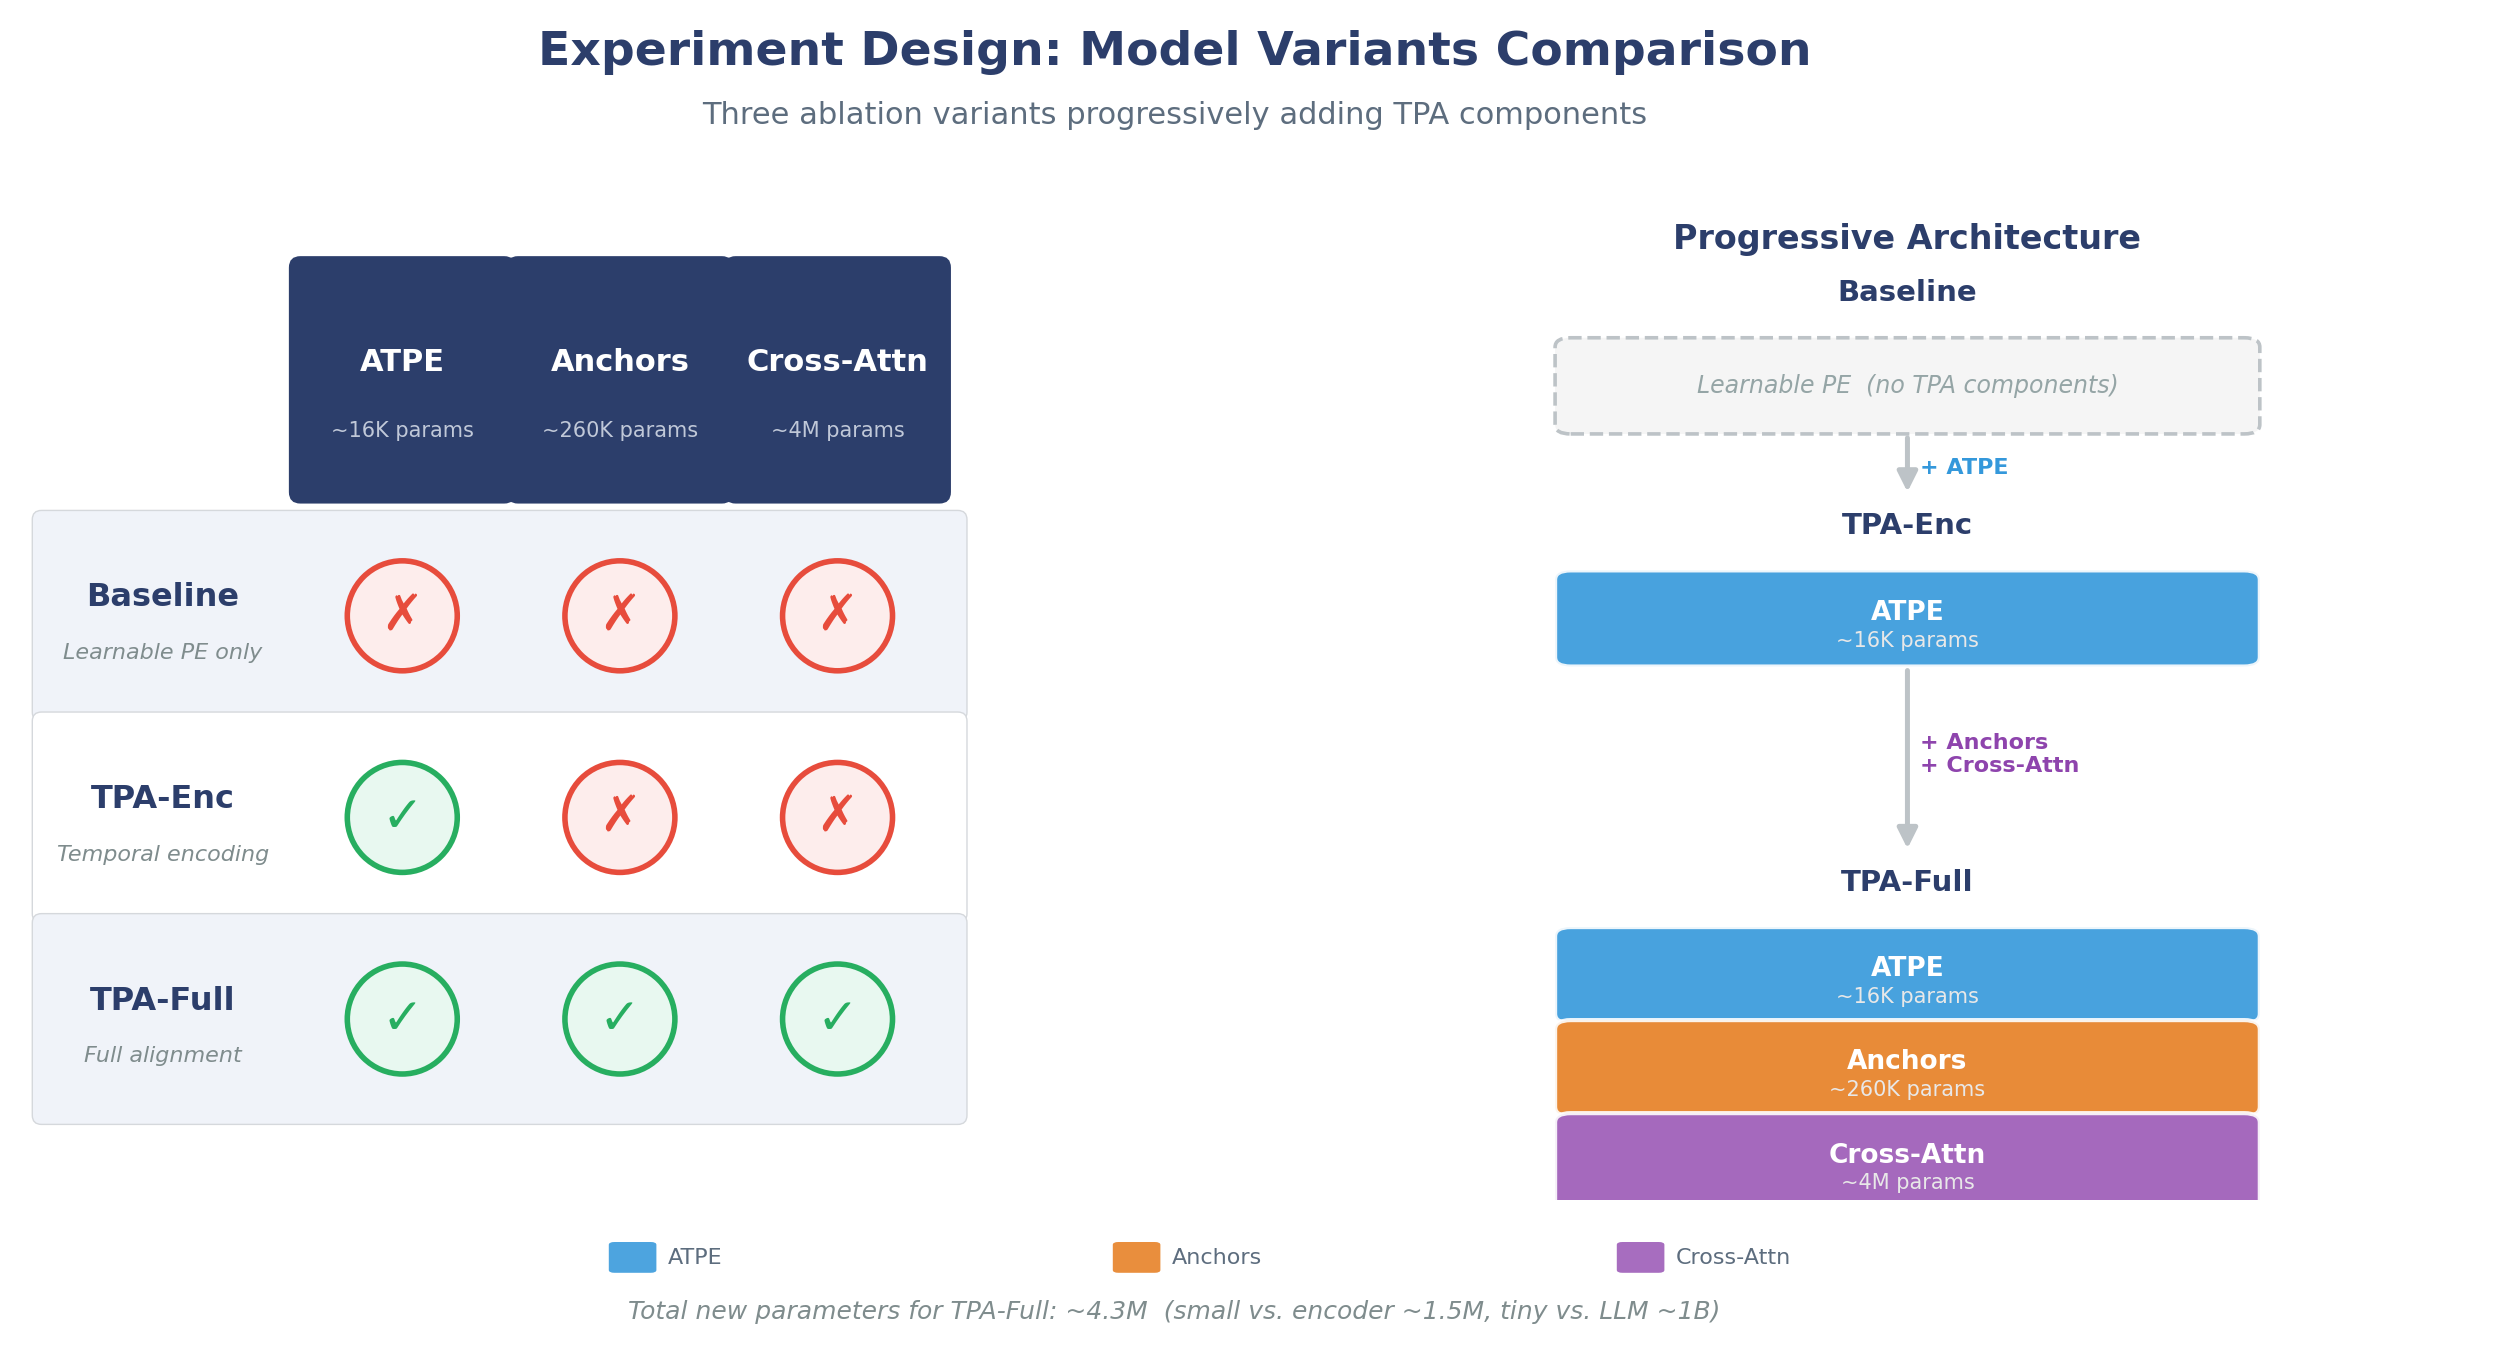

Generate this figure with Python:
"""
Figure 007: Experiment Design — Model Variants Comparison
Shows which components are active in each of the three model variants
as a clean grid/matrix with checkmarks and X marks, plus a progressive
building-blocks sidebar.
"""

import matplotlib.pyplot as plt
import matplotlib.patches as mpatches
from matplotlib.patches import FancyBboxPatch
import numpy as np

# ---------------------------------------------------------------------------
# Data
# ---------------------------------------------------------------------------
variants = ["Baseline", "TPA-Enc", "TPA-Full"]
components = ["ATPE", "Anchors", "Cross-Attn"]

# True = component active
matrix = np.array([
    [False, False, False],  # Baseline
    [True,  False, False],  # TPA-Enc
    [True,  True,  True],   # TPA-Full
])

variant_descriptions = [
    "Learnable PE only",
    "Temporal encoding",
    "Full alignment",
]

param_costs = ["~16K params", "~260K params", "~4M params"]

# ---------------------------------------------------------------------------
# Colors
# ---------------------------------------------------------------------------
BG        = "#FFFFFF"
HEADER_BG = "#2C3E6B"
HEADER_FG = "#FFFFFF"
ROW_EVEN  = "#F0F3F9"
ROW_ODD   = "#FFFFFF"
CHECK_CLR = "#27AE60"
CROSS_CLR = "#E74C3C"
BORDER    = "#D5D8DC"
ACCENT    = "#2C3E6B"

# Progressive block colors
BLOCK_COLORS = ["#3498DB", "#E67E22", "#9B59B6"]  # blue, orange, purple

# ---------------------------------------------------------------------------
# Figure setup
# ---------------------------------------------------------------------------
fig = plt.figure(figsize=(14, 7), facecolor=BG)

# Two areas: left = matrix grid, right = building blocks
gs = fig.add_gridspec(1, 2, width_ratios=[1.1, 1], wspace=0.15,
                      left=0.03, right=0.97, top=0.84, bottom=0.12)

ax_grid = fig.add_subplot(gs[0, 0])
ax_blocks = fig.add_subplot(gs[0, 1])

# Title
fig.text(0.50, 0.94, "Experiment Design: Model Variants Comparison",
         fontsize=17, fontweight="bold", ha="center", va="center",
         color=ACCENT, fontfamily="sans-serif")
fig.text(0.50, 0.895, "Three ablation variants progressively adding TPA components",
         fontsize=11, ha="center", va="center", color="#5D6D7E",
         fontfamily="sans-serif")

# =========================================================================
# LEFT PANEL — Matrix / Grid
# =========================================================================
ax = ax_grid
ax.set_xlim(-0.1, 4.0)
ax.set_ylim(-0.1, 4.3)
ax.axis("off")
ax.set_aspect("equal")

cell_w = 0.95
cell_h = 0.88
x_start = 1.05
y_start = 0.25

# Column headers
for j, comp in enumerate(components):
    cx = x_start + j * cell_w + cell_w / 2
    cy = y_start + 3 * cell_h + cell_h / 2 + 0.15
    rect = FancyBboxPatch((x_start + j * cell_w + 0.03, y_start + 3 * cell_h + 0.10),
                          cell_w - 0.06, cell_h + 0.10,
                          boxstyle="round,pad=0.05", facecolor=HEADER_BG,
                          edgecolor="none")
    ax.add_patch(rect)
    ax.text(cx, cy + 0.08, comp, ha="center", va="center",
            fontsize=11, fontweight="bold", color=HEADER_FG, fontfamily="sans-serif")
    ax.text(cx, cy - 0.22, param_costs[j], ha="center", va="center",
            fontsize=7.5, color="#C0C8D8", fontfamily="sans-serif")

# Row headers + cells
for i, var in enumerate(variants):
    row_y = y_start + (2 - i) * cell_h
    row_color = ROW_EVEN if i % 2 == 0 else ROW_ODD

    # Row background
    row_rect = FancyBboxPatch((-0.05, row_y + 0.02),
                              x_start + 3 * cell_w + 0.10, cell_h - 0.04,
                              boxstyle="round,pad=0.04", facecolor=row_color,
                              edgecolor=BORDER, linewidth=0.5)
    ax.add_patch(row_rect)

    # Variant label
    ax.text(0.48, row_y + cell_h / 2 + 0.08, var, ha="center", va="center",
            fontsize=11.5, fontweight="bold", color=ACCENT, fontfamily="sans-serif")
    ax.text(0.48, row_y + cell_h / 2 - 0.16, variant_descriptions[i],
            ha="center", va="center", fontsize=8, color="#7F8C8D",
            fontfamily="sans-serif", style="italic")

    for j in range(3):
        cx = x_start + j * cell_w + cell_w / 2
        cy = row_y + cell_h / 2

        if matrix[i, j]:
            circle = plt.Circle((cx, cy), 0.24, facecolor="#E8F8F0",
                                edgecolor=CHECK_CLR, linewidth=2)
            ax.add_patch(circle)
            ax.text(cx, cy, "\u2713", ha="center", va="center",
                    fontsize=18, fontweight="bold", color=CHECK_CLR,
                    fontfamily="sans-serif")
        else:
            circle = plt.Circle((cx, cy), 0.24, facecolor="#FDEDEC",
                                edgecolor=CROSS_CLR, linewidth=2)
            ax.add_patch(circle)
            ax.text(cx, cy, "\u2717", ha="center", va="center",
                    fontsize=18, fontweight="bold", color=CROSS_CLR,
                    fontfamily="sans-serif")

# =========================================================================
# RIGHT PANEL — Progressive Building Blocks
# =========================================================================
ax2 = ax_blocks
ax2.set_xlim(-0.5, 4.0)
ax2.set_ylim(-1.0, 5.5)
ax2.axis("off")

ax2.text(1.75, 5.2, "Progressive Architecture", ha="center", va="center",
         fontsize=12, fontweight="bold", color=ACCENT, fontfamily="sans-serif")

block_h = 0.50
block_w = 2.6
gap = 0.10
base_x = 0.45

# Three variant groups positioned from top to bottom
# Baseline at top, TPA-Enc in middle, TPA-Full at bottom
group_tops = [4.5, 3.0, 0.7]

for vi, (var, desc) in enumerate(zip(variants, variant_descriptions)):
    top_y = group_tops[vi]
    active = [j for j in range(3) if matrix[vi, j]]
    n_blocks = max(len(active), 1)

    # Variant label above the group
    ax2.text(base_x + block_w / 2, top_y + 0.35, var,
             ha="center", va="center", fontsize=10.5, fontweight="bold",
             color=ACCENT, fontfamily="sans-serif")

    if not active:
        # Baseline — dashed empty box
        rect = FancyBboxPatch((base_x, top_y - block_h), block_w, block_h,
                              boxstyle="round,pad=0.06", facecolor="#F5F5F5",
                              edgecolor="#BDC3C7", linewidth=1.3, linestyle="--")
        ax2.add_patch(rect)
        ax2.text(base_x + block_w / 2, top_y - block_h / 2,
                 "Learnable PE  (no TPA components)", ha="center", va="center",
                 fontsize=8.5, color="#95A5A6", fontfamily="sans-serif",
                 style="italic")
        group_bottom = top_y - block_h
    else:
        for k, j in enumerate(active):
            by = top_y - (k + 1) * (block_h + gap) + gap
            rect = FancyBboxPatch((base_x, by), block_w, block_h,
                                  boxstyle="round,pad=0.06",
                                  facecolor=BLOCK_COLORS[j],
                                  edgecolor="white", linewidth=1.5, alpha=0.90)
            ax2.add_patch(rect)
            ax2.text(base_x + block_w / 2, by + block_h / 2 + 0.04,
                     components[j], ha="center", va="center",
                     fontsize=9.5, fontweight="bold", color="white",
                     fontfamily="sans-serif")
            ax2.text(base_x + block_w / 2, by + block_h / 2 - 0.14,
                     param_costs[j], ha="center", va="center",
                     fontsize=7.5, color="#E8E8E8", fontfamily="sans-serif")
        group_bottom = by

    # Store bottom for arrow drawing
    if vi == 0:
        g0_bottom = group_bottom
    elif vi == 1:
        g1_bottom = group_bottom

# Arrows between groups
arrow_x = base_x + block_w / 2
# Baseline → TPA-Enc
ax2.annotate("", xy=(arrow_x, group_tops[1] + 0.35 + 0.18),
             xytext=(arrow_x, g0_bottom - 0.05),
             arrowprops=dict(arrowstyle="-|>", color="#BDC3C7",
                             lw=1.8, mutation_scale=15))
ax2.text(arrow_x + 0.05, (g0_bottom + group_tops[1] + 0.35) / 2 + 0.05,
         "+ ATPE", ha="left", va="center", fontsize=8, fontweight="bold",
         color="#3498DB", fontfamily="sans-serif")

# TPA-Enc → TPA-Full
ax2.annotate("", xy=(arrow_x, group_tops[2] + 0.35 + 0.18),
             xytext=(arrow_x, g1_bottom - 0.05),
             arrowprops=dict(arrowstyle="-|>", color="#BDC3C7",
                             lw=1.8, mutation_scale=15))
ax2.text(arrow_x + 0.05, (g1_bottom + group_tops[2] + 0.35) / 2 + 0.10,
         "+ Anchors\n+ Cross-Attn", ha="left", va="center", fontsize=8,
         fontweight="bold", color="#8E44AD", fontfamily="sans-serif")

# Bottom note
fig.text(0.50, 0.04,
         "Total new parameters for TPA-Full: ~4.3M  (small vs. encoder ~1.5M, tiny vs. LLM ~1B)",
         ha="center", va="center", fontsize=9, color="#7F8C8D",
         fontfamily="sans-serif", style="italic")

# Legend for block colors at bottom
for j, (comp, clr) in enumerate(zip(components, BLOCK_COLORS)):
    lx = 0.30 + j * 0.18
    fig.patches.append(mpatches.FancyBboxPatch(
        (lx, 0.07), 0.013, 0.018,
        boxstyle="round,pad=0.002", facecolor=clr, edgecolor="none",
        transform=fig.transFigure, alpha=0.88))
    fig.text(lx + 0.019, 0.079, comp, fontsize=8, va="center",
             color="#5D6D7E", fontfamily="sans-serif")

# ---------------------------------------------------------------------------
# Save
# ---------------------------------------------------------------------------
plt.savefig("/home/wangni/notion-figures/alignment/fig_007.png",
            dpi=200, bbox_inches="tight", facecolor=BG, pad_inches=0.15)
plt.close()
print("Saved: /home/wangni/notion-figures/alignment/fig_007.png")
